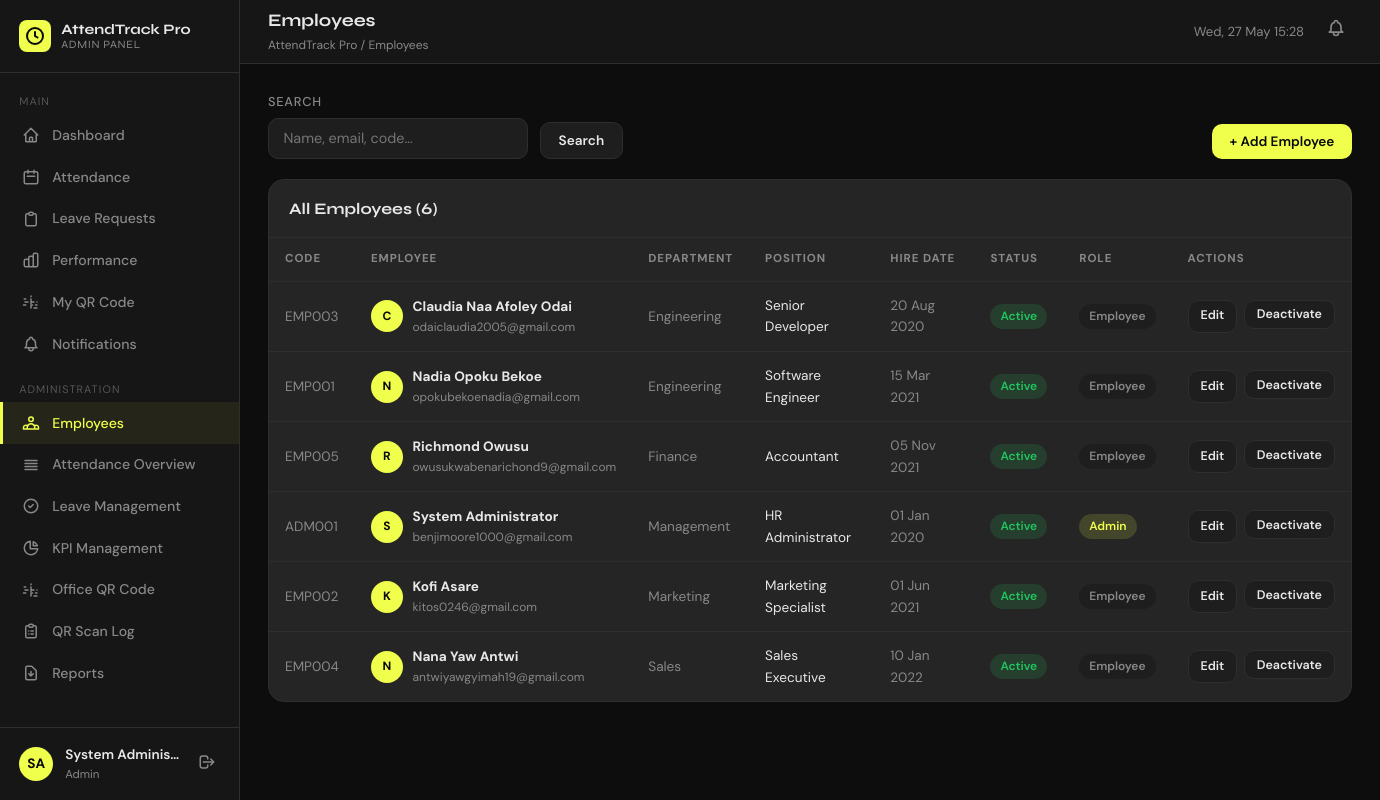
The page /admin/employees.php (signed in) on the database its author committed.
### tables this page shows
CREATE TABLE IF NOT EXISTS employees (
  id            INT AUTO_INCREMENT PRIMARY KEY,
  emp_code      VARCHAR(20) UNIQUE NOT NULL,         
  full_name     VARCHAR(100) NOT NULL,
  email         VARCHAR(150) UNIQUE NOT NULL,
  password_hash VARCHAR(255) NOT NULL,               
  role          ENUM('admin','employee') DEFAULT 'employee',
  is_super_admin TINYINT(1) DEFAULT 0,
  department    VARCHAR(100) DEFAULT NULL,
  position      VARCHAR(100) DEFAULT NULL,
  phone         VARCHAR(20) DEFAULT NULL,
  hire_date     DATE DEFAULT NULL,
  status        ENUM('active','inactive') DEFAULT 'active',
  avatar        VARCHAR(255) DEFAULT NULL,
  created_at    TIMESTAMP DEFAULT CURRENT_TIMESTAMP,
  updated_at    TIMESTAMP DEFAULT CURRENT_TIMESTAMP ON UPDATE CURRENT_TIMESTAMP
);

### includes/auth.php (called while the page is built, shortened)
<?php
function currentUser(): array {
    return [
        'id'            => $_SESSION['user_id']   ?? 0,
        'emp_code'      => $_SESSION['emp_code']  ?? '',
        'full_name'     => $_SESSION['full_name'] ?? '',
        'email'         => $_SESSION['email']     ?? '',
        'role'          => $_SESSION['role']      ?? '',
        'dept'          => $_SESSION['dept']      ?? '',
        'is_super_admin'=> $_SESSION['is_super_admin'] ?? 0,
    ];
}

### includes/helpers.php (called while the page is built, shortened)
<?php
function e(mixed $val): string {
    return htmlspecialchars((string)$val, ENT_QUOTES | ENT_HTML5, 'UTF-8');
}

### admin/employees.php (the view, shortened to what this page needs)
<?php
require_once __DIR__ . '/../includes/auth.php';
require_once __DIR__ . '/../includes/helpers.php';
$db = getDB();
$cu = currentUser();
$isSuperAdmin = isSuperAdmin();
$search = trim($_GET['search'] ?? '');
$stmt   = $db->prepare("
  SELECT * FROM employees
  WHERE (? = 1 OR role != 'admin' OR id = ?)
    AND (? = '' OR full_name LIKE ? OR email LIKE ? OR emp_code LIKE ?)
  ORDER BY department, full_name
");
$like = "%$search%";
$stmt->execute([$isSuperAdmin ? 1 : 0, $cu['id'], $search, $like, $like, $like]);
$employees = $stmt->fetchAll();
$pageTitle  = 'Employees';
$activePage = 'employees';
require_once __DIR__ . '/../includes/nav.php';
?>
<div style="display:flex;gap:1rem;justify-content:space-between;align-items:flex-end;flex-wrap:wrap;margin-bottom:1.25rem">
  <form method="GET" style="display:flex;gap:.75rem;align-items:flex-end">
    <div class="form-group-plain" style="margin:0">
      <label>Search</label>
      <input type="text" name="search" value="<?= e($search) ?>" placeholder="Name, email, code…" style="width:260px"/>
    </div>
    <button type="submit" class="btn btn-ghost">Search</button>
  </form>
  <button onclick="openModal('empModal')" class="btn btn-primary">+ Add Employee</button>
</div>
<div class="table-card">
  <div class="table-card-header">
    <div class="table-card-title">All Employees (<?= count($employees) ?>)</div>
  </div>
  <div class="table-wrap">
    <table class="data-table">
      <thead><tr>
        <th>Code</th><th>Employee</th><th>Department</th><th>Position</th>
        <th>Hire Date</th><th>Status</th><th>Role</th><th>Actions</th>
      </tr></thead>
      <tbody>
      <?php if ($employees): foreach ($employees as $emp): ?>
        <tr>
          <td class="text-dim text-sm"><?= e($emp['emp_code']) ?></td>
          <td>
            <div class="emp-cell">
              <div class="avatar-initials"><?= strtoupper(substr($emp['full_name'],0,1)) ?></div>
              <div>
                <div class="text-sm font-bold"><?= e($emp['full_name']) ?></div>
                <div class="text-xs text-dim"><?= e($emp['email']) ?></div>
              </div>
            </div>
          </td>
          <td class="text-dim text-sm"><?= e($emp['department'] ?? '–') ?></td>
          <td class="text-sm"><?= e($emp['position'] ?? '–') ?></td>
          <td class="text-sm text-dim"><?= $emp['hire_date'] ? date('d M Y', strtotime($emp['hire_date'])) : '–' ?></td>
          <td>
            <?php if ($emp['status'] === 'active'): ?>
              <span class="badge badge-present">Active</span>
            <?php else: ?>
              <span class="badge badge-absent">Inactive</span>
            <?php endif; ?>
          </td>
          <td>
            <?php if ($emp['role'] === 'admin'): ?>
              <span class="badge badge-admin">Admin</span>
            <?php else: ?>
              <span class="badge badge-default">Employee</span>
            <?php endif; ?>
          </td>
          <td>
            <div style="display:flex;gap:.4rem">
              <a href="?edit=<?= $emp['id'] ?>" class="btn btn-ghost btn-sm">Edit</a>
              <form method="POST" style="margin:0">
                <button type="submit" class="btn btn-ghost btn-sm">
                  <?= $emp['status'] === 'active' ? 'Deactivate' : 'Activate' ?>
                </button>
              </form>
            </div>
          </td>
        </tr>
      <?php endforeach; else: ?>
        <tr><td colspan="8"><div class="empty-state"><p>No employees found.</p></div></td></tr>
      <?php endif; ?>
      </tbody>
    </table>
  </div>
</div>
<?php require_once __DIR__ . '/../includes/footer.php'; ?>

### includes/nav.php (shortened to what this page needs)
<?php
require_once __DIR__ . '/auth.php';
require_once __DIR__ . '/helpers.php';
$cu      = currentUser();
$initials = strtoupper(substr($cu['full_name'], 0, 1) . substr(strrchr($cu['full_name'], ' '), 1, 1));
$isAdmin = ($cu['role'] === 'admin');
$dashUrl = $isAdmin ? APP_URL . '/admin/dashboard.php' : APP_URL . '/employee/dashboard.php';
?>
<!DOCTYPE html>
<html lang="en">
<head>
  <link rel="stylesheet" href="<?= APP_URL ?>/assets/css/style.css"/>
</head>
<body>
<div class="app-layout">
  <aside class="sidebar" id="sidebar">
    <div class="sidebar-header">
      <div class="sidebar-logo">
        <svg viewBox="0 0 20 20" fill="none">
          <circle cx="10" cy="10" r="8" stroke="#0a0a0a" stroke-width="2"/>
          <path d="M10 6v4l2.5 1.5" stroke="#0a0a0a" stroke-width="2" stroke-linecap="round"/>
        </svg>
      </div>
      <div class="sidebar-title">
        <?= APP_NAME ?>
        <small><?= $isAdmin ? 'Admin Panel' : 'Employee Portal' ?></small>
      </div>
    </div>
    <nav class="sidebar-nav">
      <div class="nav-section">
        <div class="nav-section-label">Main</div>
        <a href="<?= $dashUrl ?>" class="nav-link <?= ($activePage ?? '') === 'dashboard' ? 'active' : '' ?>">
          <svg fill="none" viewBox="0 0 24 24" stroke="currentColor"><path stroke-linecap="round" stroke-linejoin="round" stroke-width="2" d="M3 12l2-2m0 0l7-7 7 7M5 10v10a1 1 0 001 1h3m10-11l2 2m-2-2v10a1 1 0 01-1 1h-3m-6 0a1 1 0 001-1v-4a1 1 0 011-1h2a1 1 0 011 1v4a1 1 0 001 1m-6 0h6"/></svg>
          Dashboard
        </a>
        <a href="<?= APP_URL ?>/employee/attendance.php" class="nav-link <?= ($activePage ?? '') === 'attendance' ? 'active' : '' ?>">
          <svg fill="none" viewBox="0 0 24 24" stroke="currentColor"><path stroke-linecap="round" stroke-linejoin="round" stroke-width="2" d="M8 7V3m8 4V3m-9 8h10M5 21h14a2 2 0 002-2V7a2 2 0 00-2-2H5a2 2 0 00-2 2v12a2 2 0 002 2z"/></svg>
          Attendance
        </a>
        <a href="<?= APP_URL ?>/employee/leave.php" class="nav-link <?= ($activePage ?? '') === 'leave' ? 'active' : '' ?>">
          <svg fill="none" viewBox="0 0 24 24" stroke="currentColor"><path stroke-linecap="round" stroke-linejoin="round" stroke-width="2" d="M9 5H7a2 2 0 00-2 2v12a2 2 0 002 2h10a2 2 0 002-2V7a2 2 0 00-2-2h-2M9 5a2 2 0 002 2h2a2 2 0 002-2M9 5a2 2 0 012-2h2a2 2 0 012 2"/></svg>
          Leave Requests
        </a>
        <a href="<?= APP_URL ?>/employee/performance.php" class="nav-link <?= ($activePage ?? '') === 'performance' ? 'active' : '' ?>">
          Performance
        </a>
        <a href="<?= APP_URL ?>/employee/my_qr.php" class="nav-link <?= ($activePage ?? '') === 'qr' ? 'active' : '' ?>">
          <svg fill="none" viewBox="0 0 24 24" stroke="currentColor"><path stroke-linecap="round" stroke-linejoin="round" stroke-width="2" d="M12 4v1m6 11h2m-6 0h-2v4m0-11v3m0 0h.01M12 12h4.01M16 20h4M4 12h4m12 0h.01M5 8H3m2 8H2m10-2V8"/></svg>
          My QR Code
        </a>
        <a href="<?= APP_URL ?>/employee/notifications.php" class="nav-link <?= ($activePage ?? '') === 'notifications' ? 'active' : '' ?>">
          Notifications
        </a>
      </div>
      <?php if ($isAdmin): ?>
      <div class="nav-section">
        <div class="nav-section-label">Administration</div>
        <a href="<?= APP_URL ?>/admin/employees.php" class="nav-link <?= ($activePage ?? '') === 'employees' ? 'active' : '' ?>">
          Employees
        </a>
        <a href="<?= APP_URL ?>/admin/attendance_overview.php" class="nav-link <?= ($activePage ?? '') === 'att_overview' ? 'active' : '' ?>">
          <svg fill="none" viewBox="0 0 24 24" stroke="currentColor"><path stroke-linecap="round" stroke-linejoin="round" stroke-width="2" d="M4 6h16M4 10h16M4 14h16M4 18h16"/></svg>
          Attendance Overview
        </a>
        <a href="<?= APP_URL ?>/admin/leave_management.php" class="nav-link <?= ($activePage ?? '') === 'leave_mgmt' ? 'active' : '' ?>">
          <svg fill="none" viewBox="0 0 24 24" stroke="currentColor"><path stroke-linecap="round" stroke-linejoin="round" stroke-width="2" d="M9 12l2 2 4-4m6 2a9 9 0 11-18 0 9 9 0 0118 0z"/></svg>
          Leave Management
        </a>
        <a href="<?= APP_URL ?>/admin/performance_admin.php" class="nav-link <?= ($activePage ?? '') === 'perf_admin' ? 'active' : '' ?>">
          <svg fill="none" viewBox="0 0 24 24" stroke="currentColor"><path stroke-linecap="round" stroke-linejoin="round" stroke-width="2" d="M11 3.055A9.001 9.001 0 1020.945 13H11V3.055z"/><path stroke-linecap="round" stroke-linejoin="round" stroke-width="2" d="M20.488 9H15V3.512A9.025 9.025 0 0120.488 9z"/></svg>
          KPI Management
        </a>
        <a href="<?= APP_URL ?>/admin/office_qr.php" class="nav-link <?= ($activePage ?? '') === 'office_qr' ? 'active' : '' ?>">
          <svg fill="none" viewBox="0 0 24 24" stroke="currentColor"><path stroke-linecap="round" stroke-linejoin="round" stroke-width="2" d="M12 4v1m6 11h2m-6 0h-2v4m0-11v3m0 0h.01M12 12h4.01M16 20h4M4 12h4m12 0h.01M5 8H3m2 8H2m10-2V8"/></svg>
          Office QR Code
        </a>
        <a href="<?= APP_URL ?>/admin/qr_scans.php" class="nav-link <?= ($activePage ?? '') === 'qr_scans' ? 'active' : '' ?>">
          <svg fill="none" viewBox="0 0 24 24" stroke="currentColor"><path stroke-linecap="round" stroke-linejoin="round" stroke-width="2" d="M9 5H7a2 2 0 00-2 2v12a2 2 0 002 2h10a2 2 0 002-2V7a2 2 0 00-2-2h-2M9 5a2 2 0 002 2h2a2 2 0 002-2M9 5a2 2 0 012-2h2a2 2 0 012 2m-3 7h3m-3 4h3m-6-4h.01M9 16h.01"/></svg>
          QR Scan Log
        </a>
        <a href="<?= APP_URL ?>/admin/reports.php" class="nav-link <?= ($activePage ?? '') === 'reports' ? 'active' : '' ?>">
          <svg fill="none" viewBox="0 0 24 24" stroke="currentColor"><path stroke-linecap="round" stroke-linejoin="round" stroke-width="2" d="M12 10v6m0 0l-3-3m3 3l3-3m2 8H7a2 2 0 01-2-2V5a2 2 0 012-2h5.586a1 1 0 01.707.293l5.414 5.414a1 1 0 01.293.707V19a2 2 0 01-2 2z"/></svg>
          Reports
        </a>
      </div>
      <?php endif; ?>
    </nav>
    <div class="sidebar-footer">
      <div class="user-chip">
        <div class="user-avatar"><?= e($initials) ?></div>
        <div class="user-info">
          <div class="user-name"><?= e($cu['full_name']) ?></div>
          <div class="user-role"><?= e($cu['role']) ?></div>
        </div>
        <form action="<?= APP_URL ?>/logout.php" method="POST" style="margin:0">
          <button type="submit" class="logout-btn" title="Logout">
            <svg width="18" height="18" fill="none" viewBox="0 0 24 24" stroke="currentColor"><path stroke-linecap="round" stroke-linejoin="round" stroke-width="2" d="M17 16l4-4m0 0l-4-4m4 4H7m6 4v1a3 3 0 01-3 3H6a3 3 0 01-3-3V7a3 3 0 013-3h4a3 3 0 013 3v1"/></svg>
          </button>
        </form>
      </div>
    </div>
  </aside>
  <div class="main-wrapper">
    <header class="topbar">
      <div style="display:flex;align-items:center;gap:1rem">
        <div class="topbar-left">
          <div class="page-title"><?= e($pageTitle ?? 'Dashboard') ?></div>
          <div class="breadcrumb"><?= APP_NAME ?> / <?= e($pageTitle ?? 'Dashboard') ?></div>
        </div>
      </div>
      <div class="topbar-right">
        <span class="topbar-date" id="live-clock"></span>
        <a href="<?= APP_URL ?>/employee/notifications.php" class="notif-btn" title="Notifications">
        </a>
      </div>
    </header>
    <main class="main-content">

### includes/footer.php (shortened to what this page needs)
    </main>
  </div>
</div>
</body>
</html>

### rows shown on the page
employees: full_name "SA", full_name "System Adminis…", role "Admin", emp_code "ADM001", full_name "S", full_name "System Administrator", email "benjimoore1000@gmail.com", department "Management", position "HR Administrator", hire_date "01 Jan 2020", status "Active"
employees: emp_code "EMP003", full_name "C", full_name "Claudia Naa Afoley Odai", email "odaiclaudia2005@gmail.com", department "Engineering", position "Senior Developer", hire_date "20 Aug 2020", status "Active", role "Employee"
employees: emp_code "EMP001", full_name "N", full_name "Nadia Opoku Bekoe", email "opokubekoenadia@gmail.com", department "Engineering", position "Software Engineer", hire_date "15 Mar 2021", status "Active", role "Employee"
employees: emp_code "EMP005", full_name "R", full_name "Richmond Owusu", email "owusukwabenarichond9@gmail.com", department "Finance", position "Accountant", hire_date "05 Nov 2021", status "Active", role "Employee"
employees: emp_code "EMP002", full_name "K", full_name "Kofi Asare", email "kitos0246@gmail.com", department "Marketing", position "Marketing Specialist", hire_date "01 Jun 2021", status "Active", role "Employee"
employees: emp_code "EMP004", full_name "N", full_name "Nana Yaw Antwi", email "antwiyawgyimah19@gmail.com", department "Sales", position "Sales Executive", hire_date "10 Jan 2022", status "Active", role "Employee"

### other values the page prints
APP_NAME "AttendTrack Pro"
$pageTitle "Employees"
count($employees) "6"
